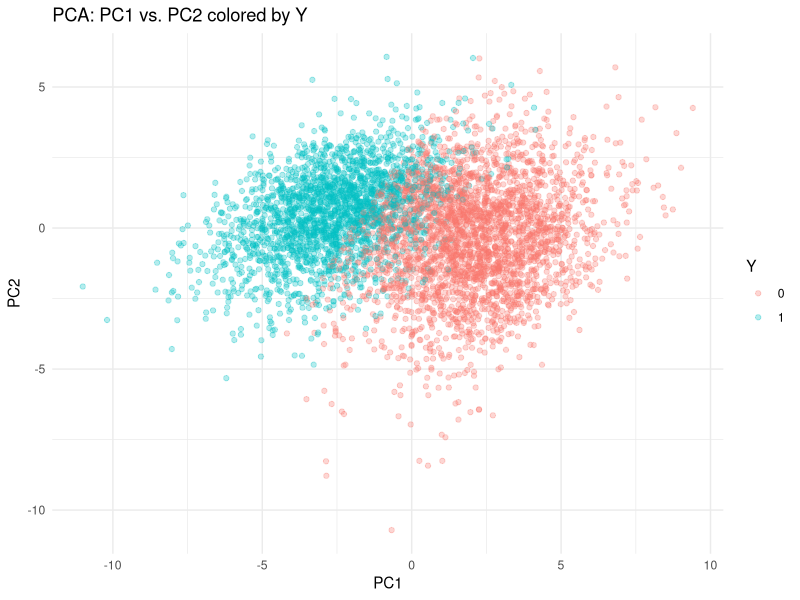
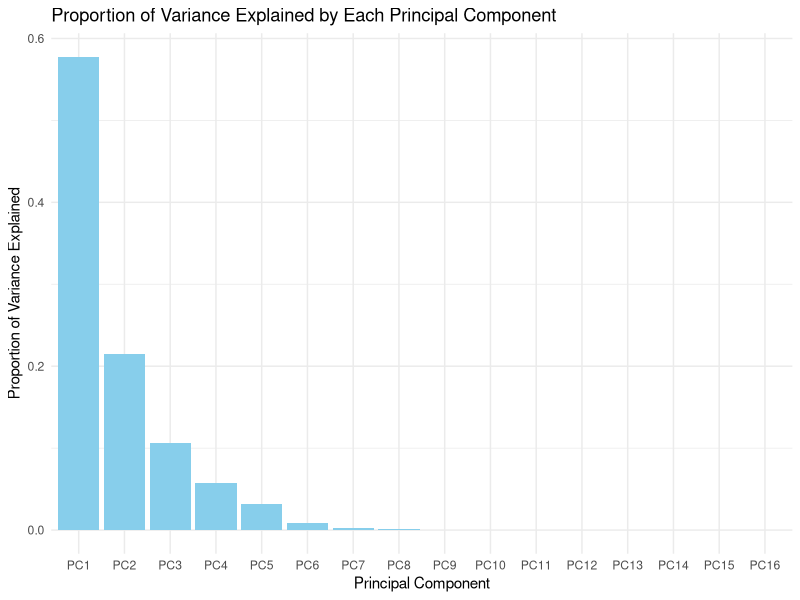
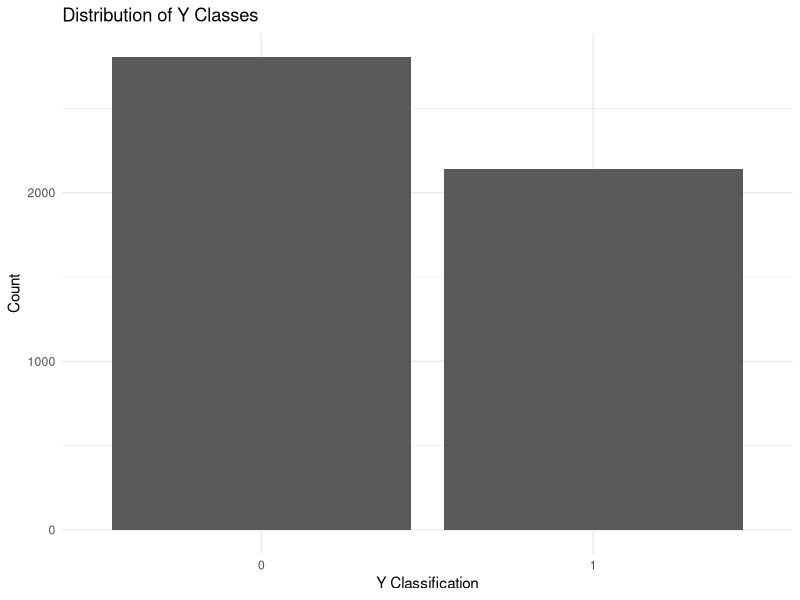
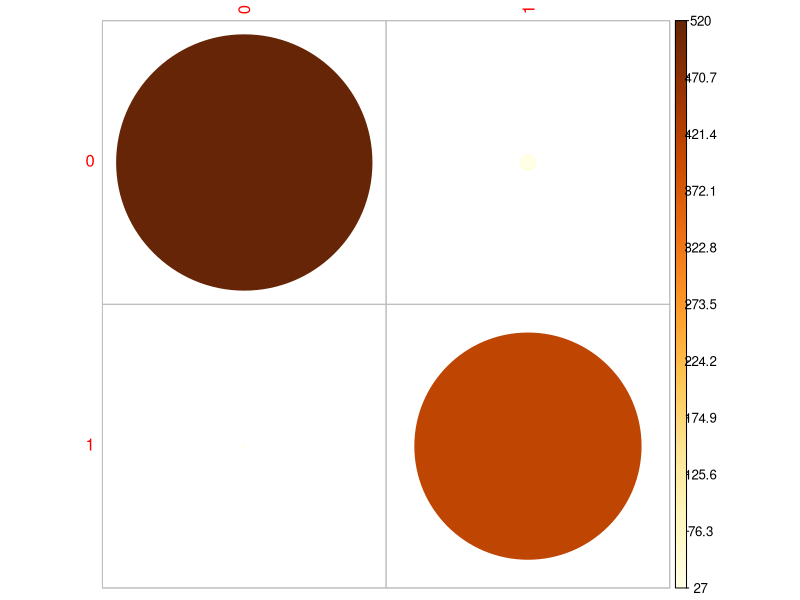
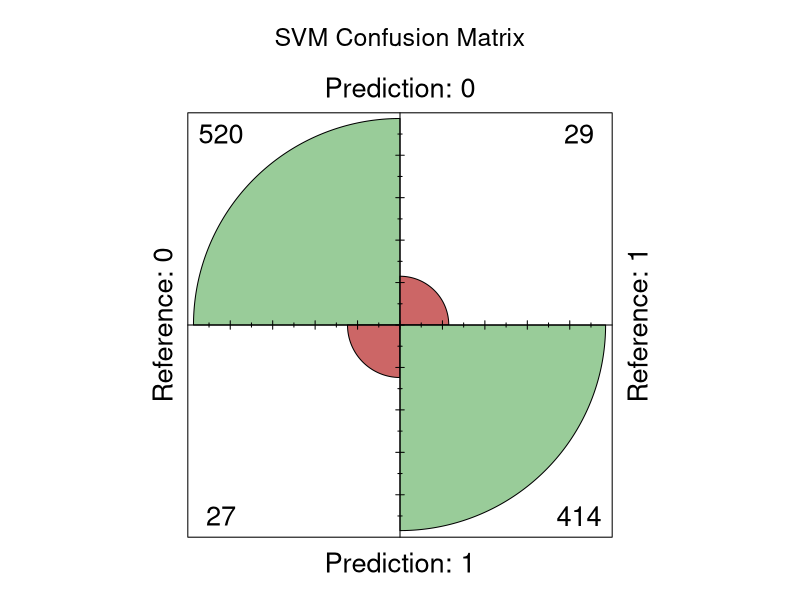
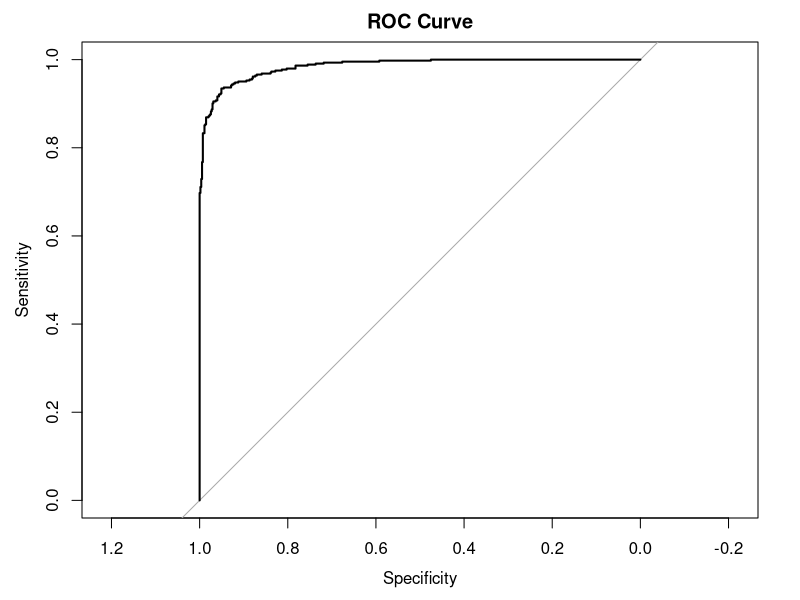

Source code (R) for these figures, in order:
## ---- chunk 1
knitr::opts_chunk$set(echo = TRUE)
## ---- chunk 2
library(tidyverse)
## ---- chunk 3
train <- read_csv("train_data.csv")
test_x <- read_csv("test_data_x.csv")
## ---- chunk 4
set.seed(123)
train_index <- sample(1:nrow(train), 0.8*nrow(train))
train_data <- train[train_index,]
validation_data <- train[-train_index,]

## ---- chunk 5
# Training set
X_train <- as.matrix(train_data %>% dplyr::select(-Y))
Y_train <- as.matrix(train_data %>% dplyr::select(Y))

# Validation set
X_val <- as.matrix(validation_data %>% dplyr::select(-Y))
Y_val <- as.matrix(validation_data %>% dplyr::select(Y))

## ---- chunk 6
library(glmnet)

# Fit the model
lasso_model <- cv.glmnet(X_train, Y_train, family = "binomial", alpha = 1)

# Make predictions
Y_pred_lasso <- predict(lasso_model, s = "lambda.min", newx = X_val, type = "response")

# Calculate the accuracy
Y_pred_class_lasso <- ifelse(Y_pred_lasso > 0.5, 1, 0)
mean(Y_pred_class_lasso == Y_val)

# Confusion matrix
table(Y_pred_class_lasso, Y_val)

# Log likelihood loss
log_loss <- -mean(Y_val*log(Y_pred_lasso) + (1-Y_val)*log(1-Y_pred_lasso))

# Show the coefficients
coef(lasso_model, s = "lambda.min")

## ---- chunk 7
library(e1071)

# Fit the model
svm_model <- svm(X_train, Y_train, kernel = "radial")

# Make predictions
Y_pred_svm <- predict(svm_model, X_val)
Y_pred_class_svm <- ifelse(Y_pred_svm > 0.5, 1, 0)

# Calculate the accuracy
mean(Y_pred_class_svm == Y_val)

# Confusion matrix
table(Y_pred_class_svm, Y_val)
## ---- chunk 8
# Training set with only lasso variables
X_train <- as.matrix(train_data %>% dplyr::select(-c(Y,
                                                     Area,
                                                     MajorAxisLength,
                                                     MinorAxisLength,
                                                     EquivDiameter,
                                                     Compactness,
                                                     ShapeFactor2,
                                                     ShapeFactor3)))
Y_train <- as.matrix(train_data %>% dplyr::select(Y))

# Validation set with only lasso variables
X_val <- as.matrix(validation_data %>% dplyr::select(-c(Y,
                                                     Area,
                                                     MajorAxisLength,
                                                     MinorAxisLength,
                                                     EquivDiameter,
                                                     Compactness,
                                                     ShapeFactor2,
                                                     ShapeFactor3)))
Y_val <- as.matrix(validation_data %>% dplyr::select(Y))

# Fit the model
svm_model <- svm(X_train, Y_train, kernel = "radial")

# Make predictions
Y_pred_svm <- predict(svm_model, X_val)
Y_pred_class_svm <- ifelse(Y_pred_svm > 0.5, 1, 0)

# Calculate the accuracy
mean(Y_pred_class_svm == Y_val)

# Confusion matrix
table(Y_pred_class_svm, Y_val)
## ---- chunk 9
# Training set
X_train <- as.matrix(train_data %>% dplyr::select(-Y))
Y_train <- as.matrix(train_data %>% dplyr::select(Y))

# Validation set
X_val <- as.matrix(validation_data %>% dplyr::select(-Y))
Y_val <- as.matrix(validation_data %>% dplyr::select(Y))

# Define ranges for the tuning parameters
costs <- c(0.6, 0.7, 0.8, 0.9, 1)
gammas <- c(0.008, 0.009, 0.01, 0.02, 0.025, 0.03, 0.035, 0.04, 0.045)

# Initialize variables to store the best parameters and highest accuracy
best_cost <- NULL
best_gamma <- NULL
highest_accuracy <- 0

# Loop through all combinations of cost and gamma
for (cost in costs) {
  for (gamma in gammas) {
    # Fit the model with the current combination of parameters
    svm_model <- svm(X_train, Y_train, kernel = "radial", cost = cost, gamma = gamma)
    
    # Make predictions
    Y_pred_svm <- predict(svm_model, X_val)
    Y_pred_class_svm <- ifelse(Y_pred_svm > 0.5, 1, 0)  # Assuming your Y is a binary outcome

    # Calculate the accuracy
    current_accuracy <- mean(Y_pred_class_svm == Y_val)

    # Update the best parameters if the current accuracy is higher
    if (current_accuracy > highest_accuracy) {
      highest_accuracy <- current_accuracy
      best_cost <- cost
      best_gamma <- gamma
    }
  }
}

# Output the best parameters and the highest accuracy
cat("Best Cost: ", best_cost, "\n")
cat("Best Gamma: ", best_gamma, "\n")
cat("Highest Accuracy: ", highest_accuracy, "\n")
## ---- chunk 10
# Fit the ideal model
svm_model <- svm(X_train, Y_train, kernel = "radial", cost=0.7, gamma=0.01)

# Make predictions
Y_pred_svm <- predict(svm_model, X_val)
Y_pred_class_svm <- ifelse(Y_pred_svm > 0.5, 1, 0)

# Calculate the accuracy
mean(Y_pred_class_svm == Y_val)

# Confusion matrix
table(Y_pred_class_svm, Y_val)
## ---- chunk 11
# Extract features for PCA (exclude the response variable Y)
features <- train[, setdiff(names(train), "Y")]

# Perform PCA, make sure to scale and center the data
pca_result <- prcomp(features, scale. = TRUE, center = TRUE)

# Extract the first two principal components
pc1 <- pca_result$x[, 1]
pc2 <- pca_result$x[, 2]

# Create a data frame for plotting
plot_data <- data.frame(PC1 = pc1, PC2 = pc2, Y = train$Y)

# Generate the plot
ggplot(plot_data, aes(x = PC1, y = PC2, color = factor(Y))) +
  geom_point(alpha = 0.3) +  
  labs(color = "Y") +        
  theme_minimal() +          
  ggtitle("PCA: PC1 vs. PC2 colored by Y") 
## ---- chunk 12
# Calculate variance explained by each PC
variance_explained <- summary(pca_result)$importance[2,]

# Data frame of variance
variance_data <- data.frame(PC = names(variance_explained), Variance = variance_explained)

# Bar plot for PCA
ggplot(variance_data, aes(x = reorder(PC, -Variance), y = Variance)) +
  geom_bar(stat = "identity", fill = "skyblue") +
  labs(x = "Principal Component", y = "Proportion of Variance Explained") +
  ggtitle("Proportion of Variance Explained by Each Principal Component") +
  theme_minimal()
## ---- chunk 13
ggplot(plot_data, aes(as.factor(Y))) +
    geom_bar() +
    theme_minimal() +
    labs(title="Distribution of Y Classes",
         y="Count",
         x="Y Classification")
## ---- chunk 14
library(caret)
# Convert predictions to factor for confusion matrix calculation if needed
Y_val <- factor(Y_val, levels = c(0, 1))
Y_pred_class_svm <- factor(Y_pred_class_svm, levels = c(0, 1))

# Confusion matrix
conf_matrix <- confusionMatrix(Y_pred_class_svm, Y_val)
print(conf_matrix)

# Plotting the confusion matrix
library(corrplot)
corrplot::corrplot(conf_matrix$table, is.corr = FALSE)

# Accuracy
accuracy <- sum(Y_pred_class_svm == Y_val) / length(Y_val)
print(paste("Accuracy:", accuracy))

# Calculating precision, recall, and F1-score
precision <- posPredValue(Y_pred_class_svm, Y_val, positive = "1")
recall <- sensitivity(Y_pred_class_svm, Y_val, positive = "1")
f1_score <- (2 * precision * recall) / (precision + recall)

print(paste("Precision:", precision))
print(paste("Recall:", recall))
print(paste("F1 Score:", f1_score))
## ---- chunk 15
library(pROC) 
# Calculate confusion matrix
conf_matrix <- confusionMatrix(as.factor(Y_pred_class_svm), as.factor(Y_val))

# Plot confusion matrix
fourfoldplot(conf_matrix$table, color = c("#CC6666", "#99CC99"), conf.level = 0, margin = 1, main = "SVM Confusion Matrix")

# ROC curve
roc_obj <- roc(as.numeric(as.factor(Y_val)), as.numeric(Y_pred_svm))
plot(roc_obj, main="ROC Curve")
